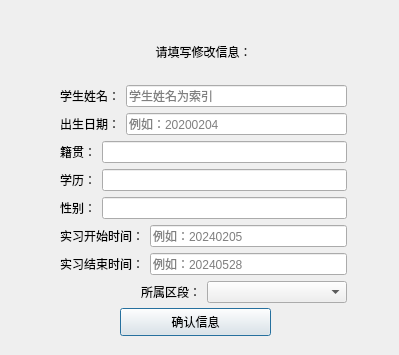
<?xml version="1.0" encoding="UTF-8"?>
<ui version="4.0">
 <class>Dialog</class>
 <widget class="QDialog" name="Dialog">
  <property name="geometry">
   <rect>
    <x>0</x>
    <y>0</y>
    <width>399</width>
    <height>355</height>
   </rect>
  </property>
  <property name="windowTitle">
   <string>信息编辑</string>
  </property>
  <widget class="QPushButton" name="pushButton">
   <property name="geometry">
    <rect>
     <x>120</x>
     <y>308</y>
     <width>151</width>
     <height>28</height>
    </rect>
   </property>
   <property name="text">
    <string>确认信息</string>
   </property>
  </widget>
  <widget class="QWidget" name="">
   <property name="geometry">
    <rect>
     <x>60</x>
     <y>25</y>
     <width>287</width>
     <height>278</height>
    </rect>
   </property>
   <layout class="QVBoxLayout" name="verticalLayout">
    <item>
     <widget class="QLabel" name="label_7">
      <property name="text">
       <string>请填写修改信息：</string>
      </property>
      <property name="alignment">
       <set>Qt::AlignCenter</set>
      </property>
     </widget>
    </item>
    <item>
     <layout class="QHBoxLayout" name="horizontalLayout_8">
      <item>
       <widget class="QLabel" name="label_9">
        <property name="text">
         <string>学生姓名：</string>
        </property>
        <property name="alignment">
         <set>Qt::AlignRight|Qt::AlignTrailing|Qt::AlignVCenter</set>
        </property>
       </widget>
      </item>
      <item>
       <widget class="QLineEdit" name="lineEdit_7">
        <property name="placeholderText">
         <string>学生姓名为索引</string>
        </property>
       </widget>
      </item>
     </layout>
    </item>
    <item>
     <layout class="QHBoxLayout" name="horizontalLayout">
      <item>
       <widget class="QLabel" name="label">
        <property name="text">
         <string>出生日期：</string>
        </property>
        <property name="alignment">
         <set>Qt::AlignRight|Qt::AlignTrailing|Qt::AlignVCenter</set>
        </property>
       </widget>
      </item>
      <item>
       <widget class="QLineEdit" name="lineEdit">
        <property name="placeholderText">
         <string>例如：20200204</string>
        </property>
       </widget>
      </item>
     </layout>
    </item>
    <item>
     <layout class="QHBoxLayout" name="horizontalLayout_2">
      <item>
       <widget class="QLabel" name="label_2">
        <property name="text">
         <string>籍贯：</string>
        </property>
        <property name="alignment">
         <set>Qt::AlignRight|Qt::AlignTrailing|Qt::AlignVCenter</set>
        </property>
       </widget>
      </item>
      <item>
       <widget class="QLineEdit" name="lineEdit_2"/>
      </item>
     </layout>
    </item>
    <item>
     <layout class="QHBoxLayout" name="horizontalLayout_3">
      <item>
       <widget class="QLabel" name="label_3">
        <property name="text">
         <string>学历：</string>
        </property>
        <property name="alignment">
         <set>Qt::AlignRight|Qt::AlignTrailing|Qt::AlignVCenter</set>
        </property>
       </widget>
      </item>
      <item>
       <widget class="QLineEdit" name="lineEdit_3"/>
      </item>
     </layout>
    </item>
    <item>
     <layout class="QHBoxLayout" name="horizontalLayout_4">
      <item>
       <widget class="QLabel" name="label_4">
        <property name="text">
         <string>性别：</string>
        </property>
        <property name="alignment">
         <set>Qt::AlignRight|Qt::AlignTrailing|Qt::AlignVCenter</set>
        </property>
       </widget>
      </item>
      <item>
       <widget class="QLineEdit" name="lineEdit_4"/>
      </item>
     </layout>
    </item>
    <item>
     <layout class="QHBoxLayout" name="horizontalLayout_5">
      <item>
       <widget class="QLabel" name="label_5">
        <property name="text">
         <string>实习开始时间：</string>
        </property>
        <property name="alignment">
         <set>Qt::AlignRight|Qt::AlignTrailing|Qt::AlignVCenter</set>
        </property>
       </widget>
      </item>
      <item>
       <widget class="QLineEdit" name="lineEdit_5">
        <property name="placeholderText">
         <string>例如：20240205</string>
        </property>
       </widget>
      </item>
     </layout>
    </item>
    <item>
     <layout class="QHBoxLayout" name="horizontalLayout_6">
      <item>
       <widget class="QLabel" name="label_6">
        <property name="text">
         <string>实习结束时间：</string>
        </property>
       </widget>
      </item>
      <item>
       <widget class="QLineEdit" name="lineEdit_6">
        <property name="placeholderText">
         <string>例如：20240528</string>
        </property>
       </widget>
      </item>
     </layout>
    </item>
    <item>
     <layout class="QHBoxLayout" name="horizontalLayout_7">
      <item>
       <widget class="QLabel" name="label_8">
        <property name="text">
         <string>所属区段：</string>
        </property>
        <property name="alignment">
         <set>Qt::AlignRight|Qt::AlignTrailing|Qt::AlignVCenter</set>
        </property>
       </widget>
      </item>
      <item>
       <widget class="QComboBox" name="comboBox"/>
      </item>
     </layout>
    </item>
   </layout>
  </widget>
 </widget>
 <resources/>
 <connections/>
</ui>
